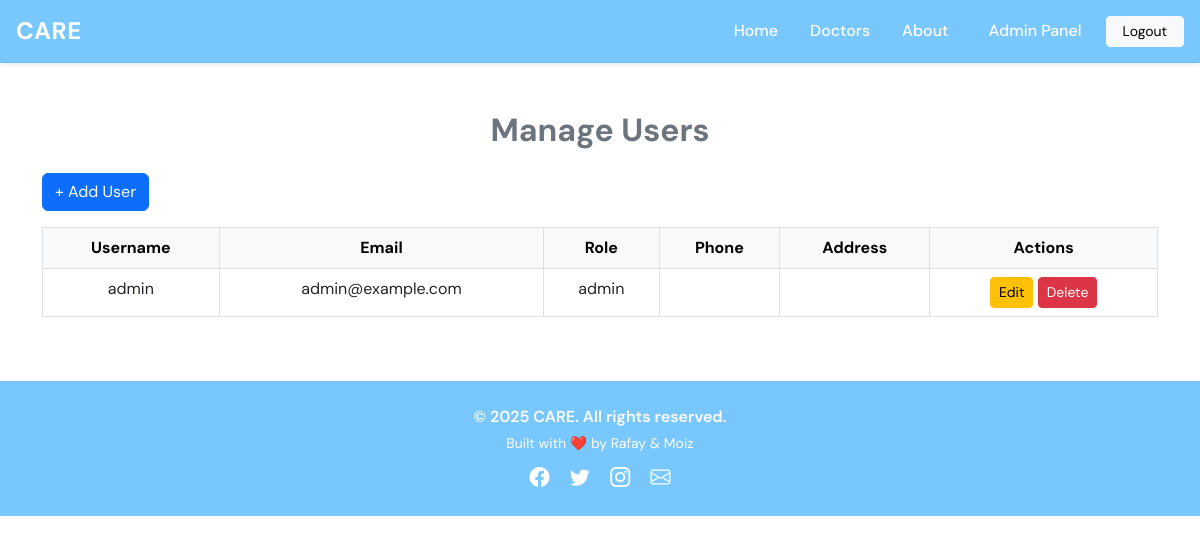
Before: /admin/users.php (signed in) with the older database file.
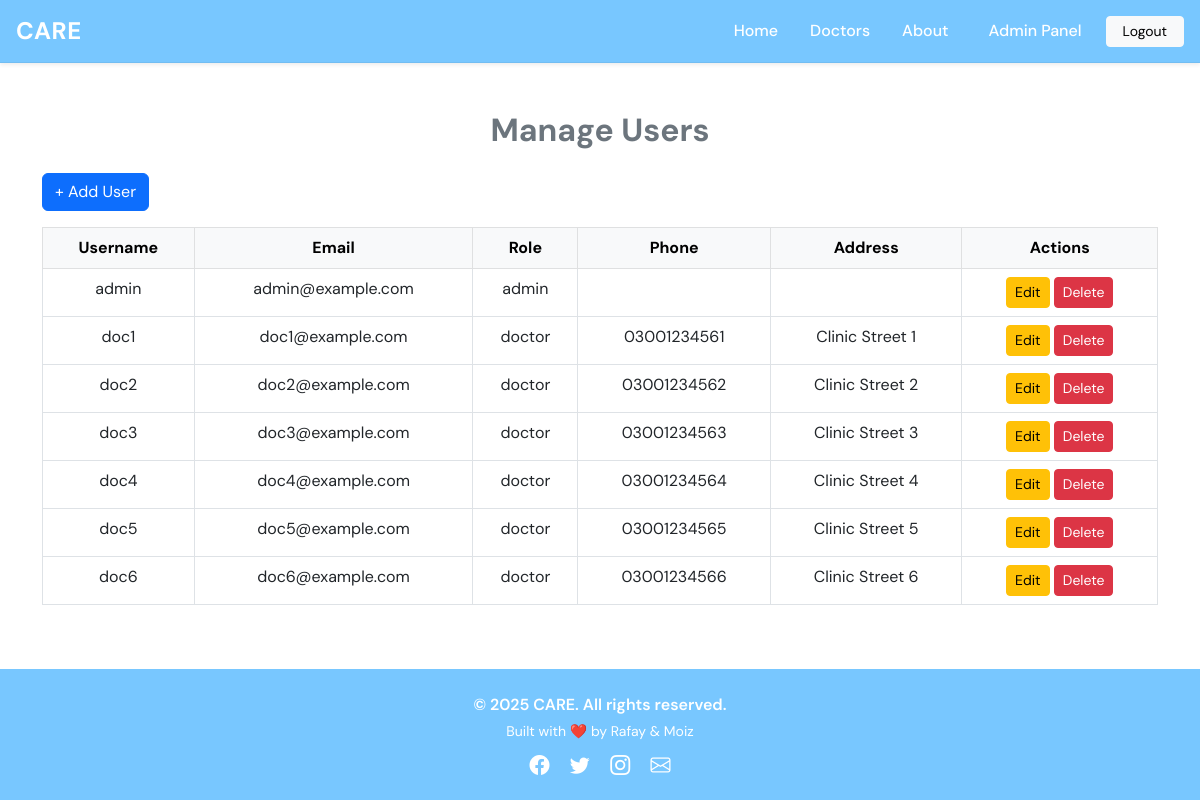
After: the same page with the newer database file.
### tables this page shows
CREATE TABLE users (
  id INT AUTO_INCREMENT PRIMARY KEY,
  username VARCHAR(50) NOT NULL UNIQUE,
  email VARCHAR(100) NOT NULL UNIQUE,
  password VARCHAR(255) NOT NULL,
  role ENUM('admin','doctor','patient') NOT NULL,
  address VARCHAR(255),
  phone VARCHAR(20),
  created_at TIMESTAMP DEFAULT CURRENT_TIMESTAMP
);

### admin/users.php (the view, shortened to what this page needs)
<?php
include('../includes/db.php');
$users = $conn->query("SELECT * FROM users");
?>
<?php include('../includes/header.php'); ?>
<div class="container my-5">
    <h2 class="text-center mb-4 fw-bold text-secondary">Manage Users</h2>
    <button class="btn btn-primary mb-3" data-bs-toggle="modal" data-bs-target="#addModal">+ Add User</button>
    <div class="table-responsive">
        <table class="table table-bordered text-center">
            <thead class="table-light">
                <tr>
                    <th>Username</th>
                    <th>Email</th>
                    <th>Role</th>
                    <th>Phone</th>
                    <th>Address</th>
                    <th>Actions</th>
                </tr>
            </thead>
            <tbody>
                <?php while ($u = $users->fetch_assoc()): ?>
                    <tr>
                        <td><?= htmlspecialchars($u['username']) ?></td>
                        <td><?= htmlspecialchars($u['email']) ?></td>
                        <td><?= htmlspecialchars($u['role']) ?></td>
                        <td><?= htmlspecialchars($u['phone']) ?></td>
                        <td><?= htmlspecialchars($u['address']) ?></td>
                        <td>
                            <button class="btn btn-sm btn-warning" data-bs-toggle="modal" data-bs-target="#editModal<?= $u['id'] ?>">Edit</button>
                            <a href="?delete=<?= $u['id'] ?>" onclick="return confirm('Delete this user?')" class="btn btn-sm btn-danger">Delete</a>
                        </td>
                    </tr>
                <?php endwhile; ?>
            </tbody>
        </table>
    </div>
</div>
<?php include('../includes/footer.php'); ?>

### includes/header.php (shortened to what this page needs)
<!DOCTYPE html>
<html lang="en">
<head>
  <link href="https://cdn.jsdelivr.net/npm/bootstrap@5.3.0/dist/css/bootstrap.min.css" rel="stylesheet">
  <link rel="stylesheet" href="https://unpkg.com/bootstrap-icons@1.11.3/font/bootstrap-icons.css">
  <link rel="stylesheet" href="/css/styles.css?v=<?= time(); ?>">
  <link rel="stylesheet" href="https://cdnjs.cloudflare.com/ajax/libs/awesomplete/1.1.5/awesomplete.min.css">
  <link href="https://unpkg.com/aos@2.3.1/dist/aos.css" rel="stylesheet">
</head>
<body data-bs-spy="scroll" data-bs-target=".navbar" data-bs-offset="70" tabindex="0">
  <nav class="navbar navbar-expand-lg sticky-top shadow-sm"
    style="background-color: var(--secondary); border-bottom: 1px solid rgba(0,0,0,0.05);">
    <div class="container-fluid px-3">
      <a class="navbar-brand fw-bold text-white fs-4" href="/Project/index.php#hero">
        CARE
      </a>
      <div class="collapse navbar-collapse" id="mainNavbar">
        <?php
        $currentPage = basename($_SERVER['PHP_SELF']);
        $isAuthPage = in_array($currentPage, ['login.php', 'register.php']);
        ?>
        <ul class="navbar-nav ms-auto align-items-center">
          <?php if (!$isAuthPage): ?>
            <li class="nav-item"><a class="nav-link text-white px-3" href="/Project/index.php#hero">Home</a></li>
            <li class="nav-item"><a class="nav-link text-white px-3" href="#doctors">Doctors</a></li>
            <li class="nav-item"><a class="nav-link text-white px-3" href="#about">About</a></li>
          <?php endif; ?>
          <?php if (!isset($_SESSION['role'])): ?>
            <?php if (!$isAuthPage): ?>
              <li class="nav-item"><a class="nav-link text-white px-3" href="#patient-controls">Patients</a></li>
              <li class="nav-item"><a class="nav-link text-white px-3" href="#doctor-cta">Join Us</a></li>
            <?php endif; ?>
            <li class="nav-item ms-2">
              <a href="/auth/login.php" class="btn btn-light btn-sm px-3">Login</a>
            </li>
          <?php else: ?>
            <li class="nav-item ms-2">
              <?php if ($_SESSION['role'] === 'patient'): ?>
                <a href="/patient/index.php" class="nav-link text-white px-3">Dashboard</a>
              <?php elseif ($_SESSION['role'] === 'doctor'): ?>
                <a href="/doctor/index.php" class="nav-link text-white px-3">Dashboard</a>
              <?php elseif ($_SESSION['role'] === 'admin'): ?>
                <a href="/admin/index.php" class="nav-link text-white px-3">Admin Panel</a>
              <?php endif; ?>
            </li>
            <li class="nav-item ms-2">
              <a href="../auth/logout.php" class="btn btn-light btn-sm px-3">Logout</a>
            </li>
          <?php endif; ?>
        </ul>
      </div>
    </div>
  </nav>

### includes/footer.php (shortened to what this page needs)
<footer class="text-white text-center py-4 mt-5" style="background-color: var(--secondary);">
  <div class="container">
    <p class="mb-1 fw-semibold">&copy; <?= date('Y') ?> CARE. All rights reserved.</p>
    <small class="d-block">Built with ❤️ by Rafay & Moiz</small>
    <div class="mt-2">
      <a href="#" class="text-white me-3"><i class="bi bi-facebook fs-5"></i></a>
      <a href="#" class="text-white me-3"><i class="bi bi-twitter fs-5"></i></a>
      <a href="#" class="text-white me-3"><i class="bi bi-instagram fs-5"></i></a>
      <a href="#" class="text-white"><i class="bi bi-envelope fs-5"></i></a>
    </div>
  </div>
</footer>
</body>
</html>

### css/styles.css (style rules this page uses)
:root { --primary: #ffffff; --secondary: #78c7ff; --tertiary: #4cb28b; --Quaternary: #fc9bab; --fontcolor: #333333; }
* { margin: 0; padding: 0; font-family: "DM Sans", Verdana; }
body { background-color: var(--primary); color: var(--fontcolor); }
.navbar { background-color: var(--secondary); font-family: 'DM Sans', sans-serif; }
.navbar .nav-link { font-weight: 500; transition: all 0.2s ease; }
.navbar-brand { letter-spacing: 0.5px; }

Changed rows visible on the page:
added users: username "doc1", email "doc1@example.com", role "doctor", phone "03001234561", address "Clinic Street 1"
added users: username "doc2", email "doc2@example.com", role "doctor", phone "03001234562", address "Clinic Street 2"
added users: username "doc3", email "doc3@example.com", role "doctor", phone "03001234563", address "Clinic Street 3"
added users: username "doc4", email "doc4@example.com", role "doctor", phone "03001234564", address "Clinic Street 4"
added users: username "doc5", email "doc5@example.com", role "doctor", phone "03001234565", address "Clinic Street 5"
added users: username "doc6", email "doc6@example.com", role "doctor", phone "03001234566", address "Clinic Street 6"
